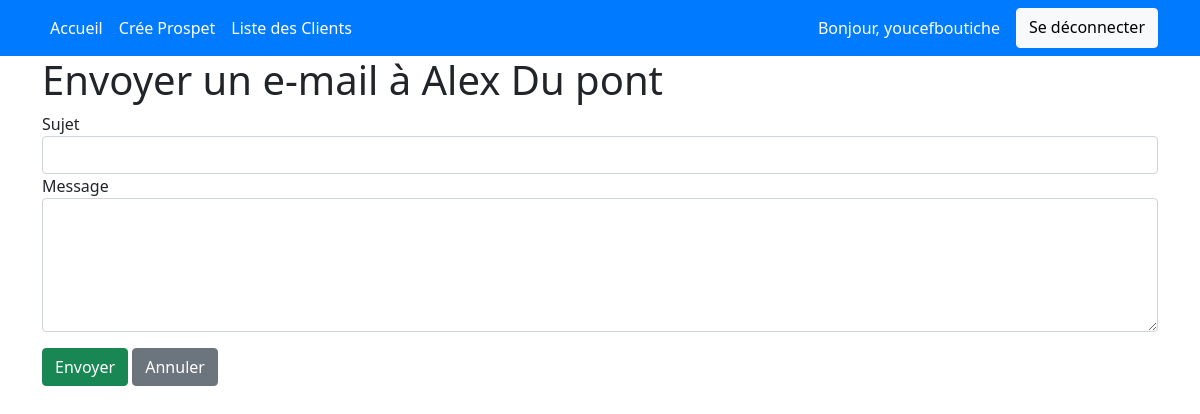
The app's page /send-email/7 (signed in) with its own data.
### crm_app/models.py (models this page shows, shortened)
class User(AbstractUser):
     pass

class Lead(models.Model):
    SOURCE_CHOICES = (
        ('Youtube','Youtube'),
        ('Google','Goole'),
        ('Newsletter','Newsletter'),
        ('Facebook','Facebook'),
        ('Instagram','Instagram'),
        ('TikTok','TikTok'),
    )
    first_name = models.CharField(max_length=255)
    last_name = models.CharField(max_length=255)
    phone_number = PhoneNumberField()
    email = models.EmailField(validators=[EmailValidator()])
    age = models.IntegerField(null=True, blank=True)
    phoned = models.BooleanField(default=False)
    source = models.CharField(choices=SOURCE_CHOICES,max_length=100)
    profile_picture = models.ImageField(null=True, blank=True,upload_to='leads/')
    file_field = models.FileField(null=True, blank=True,upload_to='documents/')
    agent = models.ForeignKey(Agent,on_delete=models.CASCADE)
    is_client = models.BooleanField(default=False)
    created_at = models.DateTimeField(auto_now_add=True)

### crm_app/views.py (the view, shortened to what this page needs)
# urls.py: path('send-email/<pk>',send_email_to_lead,name="send_email"),
@login_required
def send_email_to_lead(request,pk):
    lead= Lead.objects.get(id=pk)
    context = {
        'lead':lead,
    }
    return render(request,'leads/send_email.html',context)

### crm_app/templates/leads/send_email.html (shortened to what this page needs)
{% extends "base.html" %}
{% block content %}
<div class="container">
    <h1>Envoyer un e-mail à {{ lead.first_name }} {{ lead.last_name }}</h1>
    <form method="POST">
        <div class="form-group">
            <label for="subject">Sujet</label>
            <input type="text" class="form-control" id="subject" name="subject" required>
        </div>
        <div class="form-group">
            <label for="message">Message</label>
            <textarea class="form-control" id="message" name="message" rows="5" required></textarea>
        </div>
        <button type="submit" class="btn btn-success mt-3">Envoyer</button>
        <a href="{% url 'details_page' lead.id %}" class="btn btn-secondary mt-3">Annuler</a>
    </form>
</div>
{% endblock content %}

### crm_app/templates/navbar.html (shortened to what this page needs)
<nav class="navbar navbar-expand-lg navbar-dark">
    <div class="container">
        <div class="collapse navbar-collapse" id="navbarNav">
            <ul class="navbar-nav me-auto mb-2 mb-lg-0">
                <li class="nav-item">
                    <a class="nav-link active" aria-current="page" href="{% url 'index' %}">Accueil</a>
                </li>
                <li class="nav-item">
                    <a class="nav-link" href="{% url 'create_lead' %}">Crée Prospet</a>
                </li>
                <li class="nav-item">
                    <a class="nav-link" href="{% url 'list_client' %}">Liste des Clients</a>
                </li>
            </ul>
            <div class="d-flex">
                {% if request.user.is_authenticated %}
                <a class="nav-link">Bonjour, {{ request.user.username }}</a>
                <a href="{% url 'logout' %}" class="btn btn-light">Se déconnecter</a>
                {% else %}
                    <a href="{% url 'login' %}" class="btn btn-custom me-2">Connexion</a>
                    <a href="{% url 'signup' %}" class="btn btn-custom me-2">S'inscrire</a>
                {% endif %}
            </div>
        </div>
    </div>
</nav>

### static/styles/style.css (style rules this page uses)
.navbar { background-color: #007bff; }
.navbar-brand, .nav-link { color: #fff !important; }

### records on screen
User: user.username "youcefboutiche"
Lead: first_name "Alex", last_name "Du pont"
